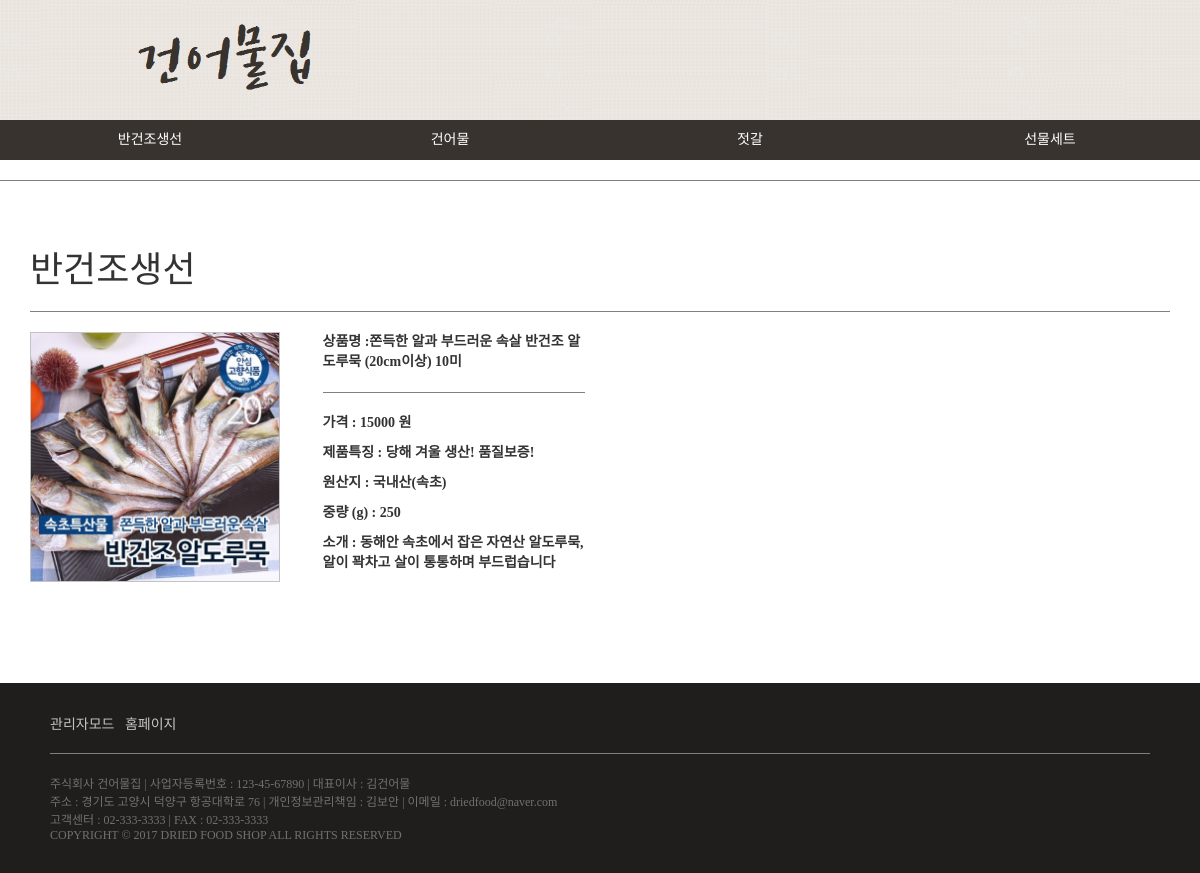
/goods.php?product_id=2, run on the app's committed database.
### tables this page shows
CREATE TABLE `gunfish` (
  `product_id` int(20) NOT NULL,
  `product_name` varchar(255) NOT NULL,
  `product_image` varchar(255) NOT NULL,
  `product_price` float NOT NULL,
  `product_info` text NOT NULL,
  `product_from` text NOT NULL,
  `product_weight` float NOT NULL,
  `product_intro` text NOT NULL,
  `category` int(11) NOT NULL
);

### goods.php (the view, shortened to what this page needs)
<?php
include("config_getdata.php");
$product_id=$_GET['product_id'];
$result = mysqli_query($bd, "SELECT * FROM gunfish WHERE product_id = '$product_id'");
$row=mysqli_fetch_array($result);
?>
<!DOCTYPE html>
<html lang="kor">
<head>
  <link rel="stylesheet" href="css\bootstrap.css">
  <link rel="stylesheet" href="css/box_design.css">
  <link rel="stylesheet" href="css/footer-distributed-with-address-and-phones.css">
</head>
<body>
  <div class="banner">
    <td align="center"><a href="index.php" ><img src="img/title.png" border="0" id="banimg" ></a></td>
  </div>
  <ul class="nav  nav-justified navbar-default" id="colored">
   <li role="presentation" class="js-scroll-trigger" id="bar"><a href="list.php?category=1">반건조생선</a></li>
   <li role="presentation" class="js-scroll-trigger" id="bar"><a  href="list.php?category=2">건어물</a></li>
   <li role="presentation" class="js-scroll-trigger" id="bar"><a href="list.php?category=3">젓갈</a></li>
   <li role="presentation" class="js-scroll-trigger" id="bar"><a href="list.php?category=4g">선물세트</a></li>
 </ul>
 <hr class="featurette-divider">
 <div class="container">
   <h1></h1>
  <hr>
  <dl class="row">
    <div class="col-lg-3" >
      <img src="<?=$row['product_image']?>" alt="Generic placeholder image" width="250" height="250">
    </div>
    <div class="col-lg-3">
      <strong>상품명 :<strong><?=$row['product_name']?>
        <hr />
        <p>
          <strong>가격 :</strong> <?=$row['product_price']?> 원
        </p>
        <p>
          <strong>제품특징 :</strong> <?=$row['product_info']?>
        </p>
        <p>
          <strong>원산지 : </strong><?=$row['product_from']?>
        </p>
        <p>
          <strong>중량 (g) : </strong><?=$row['product_weight']?>
        </p>
        <p>
          <strong>소개 : </strong><?=$row['product_intro']?>
        </p>
      </div>
    </dl>
  </div>
  <footer class="footer-distributed">
   <p class="footer-links" >
     <a href="login.php" style="color:#C6C4C3;">관리자모드</a>
     <a href="index.php" style="color:#C6C4C3;">홈페이지</a>
   </p>
   <hr />
   주식회사 건어물집  | 사업자등록번호 : 123-45-67890 | 대표이사 : 김건어물
   <br>
   주소 : 경기도 고양시 덕양구 항공대학로 76 | 개인정보관리책임 : 김보안 | 이메일 : driedfood@naver.com
   <br>
   고객센터 : 02-333-3333 | FAX : 02-333-3333
   <br>
   COPYRIGHT © 2017 DRIED FOOD SHOP ALL RIGHTS RESERVED
 </footer>
</body>
</html>

### css/box_design.css (style rules this page uses)
dl img { border:solid; border-color:#c3c3c3; border-width: 0.8px; }
.row { align-items: center; }
.container { padding-top:30px; }
#banimg { width: 100%; height: 120px; align:center; }
ul { list-style:none; margin:0; padding:0; }
li { ; margin: 0 0 0 0; padding: 0 0 0 0; border : 0; float:left; }
h1 { font-family: title_font; }
body { font-family:kopub_bold; }
footer { position: fixed; bottom: 0; }

### css/footer-distributed-with-address-and-phones.css (style rules this page uses)
.footer-distributed { background-color: #1F1E1D; box-sizing: border-box; width: 100%; text-align: left; font: 12px kopub_medium; padding: 30px 50px; margin-top: 80px; color:#707171; }
.footer-links { font: 14px kopub_medium; }
hr { border-color:#808080; }

### data on the page
gunfish: product_image (picture), product_name "쫀득한 알과 부드러운 속살 반건조 알도루묵 (20cm이상) 10미", product_price "15000", product_info "당해 겨울 생산! 품질보증!", product_from "국내산(속초)", product_weight "250", product_intro "동해안 속초에서 잡은 자연산 알도루묵, 알이 꽉차고 살이 통통하며 부드럽습니다"
